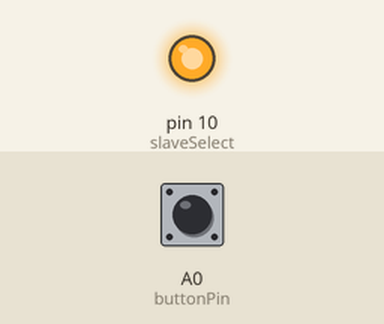
This sketch was run on a simulated Arduino Uno, built with avr-gcc and run on an emulated ATmega328P. Shown: output pins drawn as LEDs (lit = HIGH). The inputs (shaded band) are chosen by the test bench; at power-on: A0 (buttonPin) HIGH.

Above: at 0.1 s.
Timing chart, 0 to 1.6 s (numbered marks = the images above):
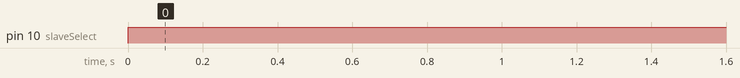

Measured:
- by itself, pin 10 (slaveSelect): LOW → HIGH at 0.00 s

The sketch:

MASTER.ino
```cpp
#include <SPI.h>

const int buttonPin = A0;
const int slaveSelect = 10;

void setup() {
  pinMode(buttonPin, INPUT_PULLUP);
  pinMode(slaveSelect, OUTPUT);
  digitalWrite(slaveSelect, HIGH);

  SPI.begin();  // Initialize SPI as master
}

void loop() {
  int buttonState = digitalRead(buttonPin);

  digitalWrite(slaveSelect, LOW);

  if (buttonState == LOW) {
    SPI.transfer(1);
  } else {
    SPI.transfer(0);
  }

  digitalWrite(slaveSelect, HIGH);
  delay(100);
}
```
